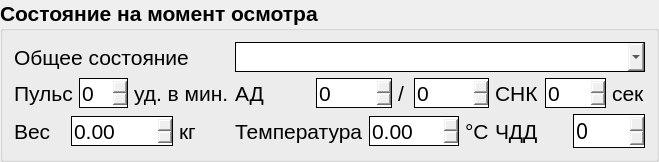
        <widget class="QGroupBox" name="general_state_groupBox">
         <property name="font">
          <font>
           <pointsize>16</pointsize>
           <weight>75</weight>
           <bold>true</bold>
           <kerning>true</kerning>
          </font>
         </property>
         <property name="autoFillBackground">
          <bool>false</bool>
         </property>
         <property name="styleSheet">
          <string notr="true"> QSpinBox {
	  border-width: 1px;
	  border-style: solid;
	  border-radius: 0px;
  }</string>
         </property>
         <property name="title">
          <string>Состояние на момент осмотра</string>
         </property>
         <property name="flat">
          <bool>false</bool>
         </property>
         <property name="checkable">
          <bool>false</bool>
         </property>
         <layout class="QGridLayout" name="gridLayout_4">
          <property name="sizeConstraint">
           <enum>QLayout::SetDefaultConstraint</enum>
          </property>
          <item row="0" column="1">
           <widget class="QLabel" name="general_state_label">
            <property name="minimumSize">
             <size>
              <width>0</width>
              <height>30</height>
             </size>
            </property>
            <property name="font">
             <font>
              <pointsize>16</pointsize>
              <weight>50</weight>
              <bold>false</bold>
             </font>
            </property>
            <property name="text">
             <string>Общее состояние</string>
            </property>
           </widget>
          </item>
          <item row="2" column="4">
           <layout class="QHBoxLayout" name="resp_rate_horizontalLayout">
            <item>
             <widget class="QLabel" name="resp_rate_label">
              <property name="minimumSize">
               <size>
                <width>0</width>
                <height>30</height>
               </size>
              </property>
              <property name="font">
               <font>
                <pointsize>16</pointsize>
                <weight>50</weight>
                <bold>false</bold>
               </font>
              </property>
              <property name="text">
               <string>ЧДД</string>
              </property>
             </widget>
            </item>
            <item>
             <widget class="QSpinBox" name="resp_rate_spinBox">
              <property name="minimumSize">
               <size>
                <width>0</width>
                <height>30</height>
               </size>
              </property>
              <property name="font">
               <font>
                <family>Sans Serif</family>
                <pointsize>16</pointsize>
                <italic>false</italic>
                <kerning>true</kerning>
               </font>
              </property>
              <property name="maximum">
               <number>300</number>
              </property>
             </widget>
            </item>
           </layout>
          </item>
          <item row="1" column="1">
           <layout class="QHBoxLayout" name="pulse_horizontalLayout">
            <item>
             <widget class="QLabel" name="pulse_label">
              <property name="minimumSize">
               <size>
                <width>0</width>
                <height>30</height>
               </size>
              </property>
              <property name="font">
               <font>
                <pointsize>16</pointsize>
                <weight>50</weight>
                <bold>false</bold>
               </font>
              </property>
              <property name="text">
               <string>Пульс</string>
              </property>
             </widget>
            </item>
            <item>
             <widget class="QSpinBox" name="pulse_spinBox">
              <property name="minimumSize">
               <size>
                <width>0</width>
                <height>30</height>
               </size>
              </property>
              <property name="font">
               <font>
                <pointsize>16</pointsize>
                <weight>50</weight>
                <bold>false</bold>
               </font>
              </property>
              <property name="styleSheet">
               <string notr="true"> QSpinBox {
	  border-width: 1px;
	  border-style: solid;
	  border-radius: 0px;
  }</string>
              </property>
             </widget>
            </item>
            <item>
             <widget class="QLabel" name="pulse_units_label">
              <property name="minimumSize">
               <size>
                <width>0</width>
                <height>30</height>
               </size>
              </property>
              <property name="font">
               <font>
                <pointsize>16</pointsize>
                <weight>50</weight>
                <bold>false</bold>
               </font>
              </property>
              <property name="text">
               <string>уд. в мин.</string>
              </property>
             </widget>
            </item>
           </layout>
          </item>
          <item row="1" column="3">
           <layout class="QHBoxLayout" name="ap_horizontalLayout">
            <item>
             <widget class="QLabel" name="ap_label">
              <property name="minimumSize">
               <size>
                <width>0</width>
                <height>30</height>
               </size>
              </property>
              <property name="font">
               <font>
                <pointsize>16</pointsize>
                <weight>50</weight>
                <bold>false</bold>
               </font>
              </property>
              <property name="text">
               <string>АД</string>
              </property>
             </widget>
            </item>
            <item>
             <widget class="QSpinBox" name="ap_1_spinBox">
              <property name="minimumSize">
               <size>
                <width>0</width>
                <height>30</height>
               </size>
              </property>
              <property name="font">
               <font>
                <pointsize>16</pointsize>
                <weight>50</weight>
                <bold>false</bold>
               </font>
              </property>
              <property name="styleSheet">
               <string notr="true"> QSpinBox {
	  border-width: 1px;
	  border-style: solid;
	  border-radius: 0px;
  }</string>
              </property>
              <property name="maximum">
               <number>400</number>
              </property>
             </widget>
            </item>
            <item>
             <widget class="QLabel" name="ap_divider_label">
              <property name="minimumSize">
               <size>
                <width>0</width>
                <height>30</height>
               </size>
              </property>
              <property name="maximumSize">
               <size>
                <width>10</width>
                <height>16777215</height>
               </size>
              </property>
              <property name="font">
               <font>
                <pointsize>16</pointsize>
                <weight>50</weight>
                <bold>false</bold>
               </font>
              </property>
              <property name="text">
               <string>/</string>
              </property>
             </widget>
            </item>
            <item>
             <widget class="QSpinBox" name="ap_2_spinBox">
              <property name="minimumSize">
               <size>
                <width>0</width>
                <height>30</height>
               </size>
              </property>
              <property name="font">
               <font>
                <pointsize>16</pointsize>
                <weight>50</weight>
                <bold>false</bold>
               </font>
              </property>
              <property name="styleSheet">
               <string notr="true"> QSpinBox {
	  border-width: 1px;
	  border-style: solid;
	  border-radius: 0px;
  }</string>
              </property>
              <property name="maximum">
               <number>400</number>
              </property>
             </widget>
            </item>
           </layout>
          </item>
          <item row="1" column="4">
           <layout class="QHBoxLayout" name="cfr_horizontalLayout">
            <item>
             <widget class="QLabel" name="cfr_label">
              <property name="minimumSize">
               <size>
                <width>0</width>
                <height>30</height>
               </size>
              </property>
              <property name="font">
               <font>
                <pointsize>16</pointsize>
                <weight>50</weight>
                <bold>false</bold>
               </font>
              </property>
              <property name="text">
               <string>СНК</string>
              </property>
             </widget>
            </item>
            <item>
             <widget class="QSpinBox" name="cfr_spinBox">
              <property name="minimumSize">
               <size>
                <width>0</width>
                <height>30</height>
               </size>
              </property>
              <property name="font">
               <font>
                <pointsize>16</pointsize>
                <weight>50</weight>
                <bold>false</bold>
               </font>
              </property>
              <property name="maximum">
               <number>300</number>
              </property>
             </widget>
            </item>
            <item>
             <widget class="QLabel" name="cfr_units_label">
              <property name="minimumSize">
               <size>
                <width>0</width>
                <height>30</height>
               </size>
              </property>
              <property name="font">
               <font>
                <pointsize>16</pointsize>
                <weight>50</weight>
                <bold>false</bold>
               </font>
              </property>
              <property name="text">
               <string>сек</string>
              </property>
             </widget>
            </item>
           </layout>
          </item>
          <item row="2" column="3">
           <layout class="QHBoxLayout" name="horizontalLayout_4">
            <item>
             <widget class="QLabel" name="temperature_label">
              <property name="minimumSize">
               <size>
                <width>0</width>
                <height>30</height>
               </size>
              </property>
              <property name="font">
               <font>
                <pointsize>16</pointsize>
                <weight>50</weight>
                <bold>false</bold>
               </font>
              </property>
              <property name="text">
               <string>Температура</string>
              </property>
             </widget>
            </item>
            <item>
             <widget class="QDoubleSpinBox" name="temperature_doubleSpinBox">
              <property name="minimumSize">
               <size>
                <width>0</width>
                <height>30</height>
               </size>
              </property>
              <property name="font">
               <font>
                <pointsize>16</pointsize>
                <weight>50</weight>
                <bold>false</bold>
               </font>
              </property>
              <property name="styleSheet">
               <string notr="true"> QDoubleSpinBox {
	  border-width: 1px;
	  border-style: solid;
	  border-radius: 0px;
  }</string>
              </property>
              <property name="maximum">
               <double>100.000000000000000</double>
              </property>
             </widget>
            </item>
            <item>
             <widget class="QLabel" name="temperature_units_label">
              <property name="minimumSize">
               <size>
                <width>0</width>
                <height>30</height>
               </size>
              </property>
              <property name="font">
               <font>
                <pointsize>16</pointsize>
                <weight>50</weight>
                <bold>false</bold>
               </font>
              </property>
              <property name="text">
               <string>°C</string>
              </property>
             </widget>
            </item>
           </layout>
          </item>
          <item row="2" column="1">
           <layout class="QHBoxLayout" name="weight_horizontalLayout">
            <item>
             <widget class="QLabel" name="weight_label">
              <property name="minimumSize">
               <size>
                <width>0</width>
                <height>30</height>
               </size>
              </property>
              <property name="font">
               <font>
                <pointsize>16</pointsize>
                <weight>50</weight>
                <bold>false</bold>
               </font>
              </property>
              <property name="text">
               <string>Вес</string>
              </property>
             </widget>
            </item>
            <item>
             <widget class="QDoubleSpinBox" name="weight_doubleSpinBox">
              <property name="minimumSize">
               <size>
                <width>0</width>
                <height>30</height>
               </size>
              </property>
              <property name="font">
               <font>
                <pointsize>16</pointsize>
                <weight>50</weight>
                <bold>false</bold>
               </font>
              </property>
              <property name="styleSheet">
               <string notr="true"> QDoubleSpinBox {
	  border-width: 1px;
	  border-style: solid;
	  border-radius: 0px;
  }</string>
              </property>
              <property name="maximum">
               <double>3000.000000000000000</double>
              </property>
             </widget>
            </item>
            <item>
             <widget class="QLabel" name="weight_units_label">
              <property name="minimumSize">
               <size>
                <width>0</width>
                <height>30</height>
               </size>
              </property>
              <property name="font">
               <font>
                <pointsize>16</pointsize>
                <weight>50</weight>
                <bold>false</bold>
               </font>
              </property>
              <property name="text">
               <string>кг</string>
              </property>
             </widget>
            </item>
           </layout>
          </item>
          <item row="0" column="3" colspan="2">
           <widget class="QComboBox" name="general_state_comboBox">
            <property name="minimumSize">
             <size>
              <width>0</width>
              <height>30</height>
             </size>
            </property>
            <property name="font">
             <font>
              <pointsize>16</pointsize>
             </font>
            </property>
            <property name="styleSheet">
             <string notr="true"> QComboBox {
	  border-width: 1px;
	  border-style: solid;
	  border-radius: 0px;
  }</string>
            </property>
           </widget>
          </item>
         </layout>
        </widget>
